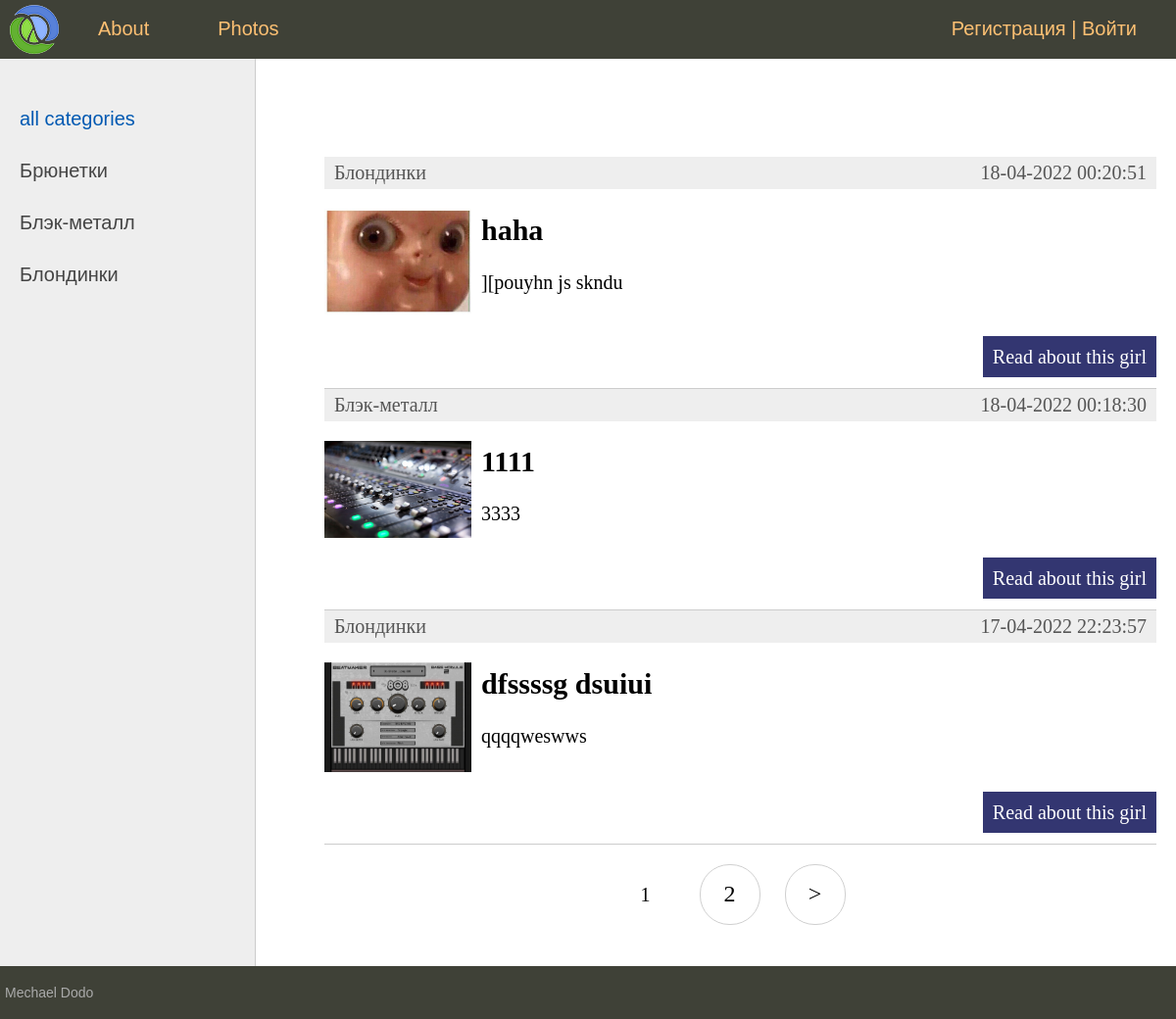
/, run on an earlier commit of the app's database.
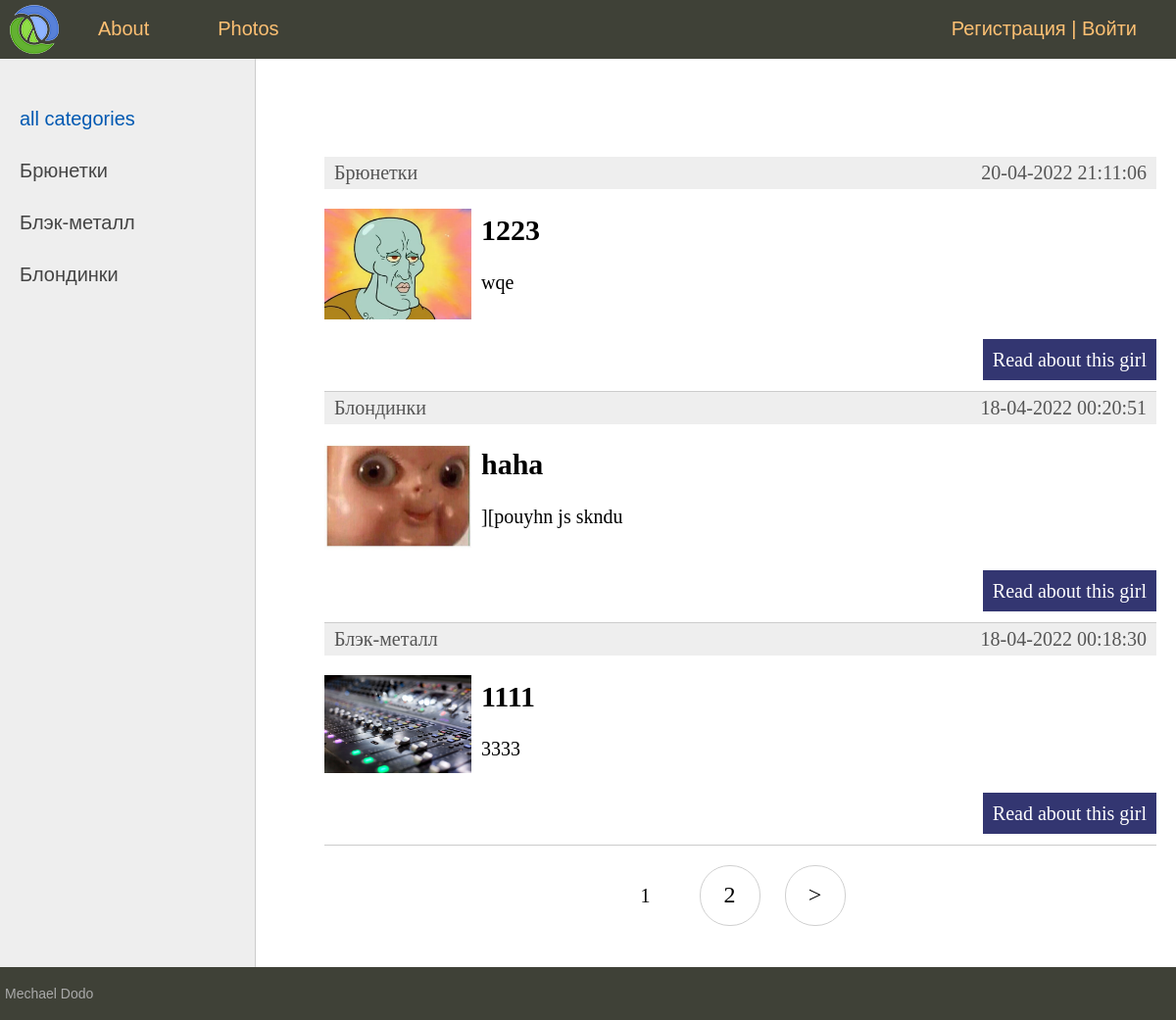
And on a later commit of the database.
### beautido_app/models.py (models this page shows, shortened)
class Category(models.Model):
    title = models.CharField(max_length=100, db_index=True)
    slug = models.SlugField(max_length=255, unique=True, db_index=True)
    def __str__(self):
        return self.title
    def get_absolute_url(self):
        return reverse('show_the_category', args=[self.slug, ])

class Girl(models.Model):
    title = models.CharField(max_length=255, verbose_name='Имя')
    slug = models.SlugField(max_length=255, unique=True, db_index=True, verbose_name='Url')
    content = models.TextField(blank=True, verbose_name='Описание')
    photo = models.ImageField(upload_to='photos/%y/%m/%d', verbose_name='Фото')
    time_create = models.DateTimeField(auto_now_add=True)
    time_update = models.DateTimeField(auto_now=True)
    is_published = models.BooleanField(default=True)
    category = models.ForeignKey('Category', on_delete=models.CASCADE, verbose_name='Категория')
    class Meta:
        ordering = ['-time_create', 'title']
    def get_absolute_url(self):
        return reverse('show_girl', args=[self.slug, ]) #kwargs={'girl_id': self.pk})

### beautido_app/views.py (the view)
# urls.py: path('', GirlsHome.as_view(), name='home'),
class GirlsHome(DataMixin, ListView):
    model = Girl
    template_name = 'beautido_app/index.html'
    context_object_name = 'girls'
    def get_queryset(self):
        return Girl.objects.filter(is_published=True)
    def get_context_data(self, **kwargs):
        context = super().get_context_data(**kwargs)
        context_mix = self.get_user_context(title='Главная страница')
        return dict(list(context.items())+list(context_mix.items()))

### beautido_app/templatetags/beautido_app_tags.py (called while the page is built)
@register.inclusion_tag('beautido_app/list_categories.html')
def show_categories(sort=None, cat_selected=0):
    if not sort:
        categories = Category.objects.annotate(Count('girls'))
    else:
        categories = Category.objects.order_by(sort)
    return {'categories': categories, 'cat_selected': cat_selected}

### beautido_app/utils.py (called while the page is built)
    def get_user_context(self, **kwargs):
        context = kwargs
        user_menu = menu.copy()
        if not self.request.user.is_authenticated:
            user_menu.pop(1)
        context['menu'] = user_menu
        if 'cat_selected' not in context:
            context['cat_selected'] = 0
        return context

### beautido_app/templates/beautido_app/index.html (shortened to what this page needs)
{% extends 'beautido_app/base.html' %}
{% block content %}
    <ul class="list-articles">
    {% for girl in girls %}
        <li>
            <div class="article-panel">
                <p class="first">{{ girl.category }}</p>
                <p class="last">{{ girl.time_update|date:"d-m-Y H:i:s" }}</p>
            </div>
            {% if girl.photo %}
                <p><img class="img-article-left thumb" src="{{ girl.photo.url }}"></p>
            {% endif %}
            <h2>{{ girl.title }}</h2>
            <p>{{ girl.content|truncatewords:30 }}</p>
            <p class="link-read-post"><a href="{{ girl.get_absolute_url }}">Read about this girl</a></p>
        </li>
    {% endfor %}
    </ul>
{% endblock content %}

### beautido_app/templates/beautido_app/list_categories.html (shortened to what this page needs)
{% for category in categories %}
        {% if cat_selected == category.slug %}
            <li class="selected">{{ category.title }}</li>
        {% else %}
            <li><a href="{{ category.get_absolute_url }}">{{ category.title }}</a></li>
        {% endif %}
{% endfor %}

What changed in the data, as far as the page shows it:
no longer on this page (row unchanged): Girl: category "Блондинки", time_update "17-04-2022 22:23:57", photo (picture), title "dfssssg dsuiui", content "qqqqweswws"
added Girl: category "Брюнетки", time_update "20-04-2022 21:11:06", photo (picture), title "1223", content "wqe"
